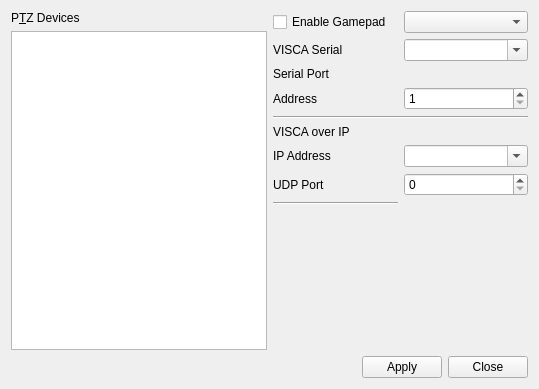
<?xml version="1.0" encoding="UTF-8"?>
<ui version="4.0">
 <class>PTZSettings</class>
 <widget class="QWidget" name="PTZSettings">
  <property name="geometry">
   <rect>
    <x>0</x>
    <y>0</y>
    <width>539</width>
    <height>389</height>
   </rect>
  </property>
  <property name="windowTitle">
   <string>PTZ Device Settings</string>
  </property>
  <layout class="QVBoxLayout" name="verticalLayout">
   <item>
    <layout class="QHBoxLayout" name="horizontalLayout_5">
     <item>
      <layout class="QVBoxLayout" name="verticalLayout_3">
       <item>
        <widget class="QLabel" name="label_2">
         <property name="text">
          <string>P&amp;TZ Devices</string>
         </property>
         <property name="buddy">
          <cstring>deviceList</cstring>
         </property>
        </widget>
       </item>
       <item>
        <widget class="QListView" name="deviceList">
         <property name="contextMenuPolicy">
          <enum>Qt::CustomContextMenu</enum>
         </property>
        </widget>
       </item>
       <item>
        <layout class="QHBoxLayout" name="horizontalLayout_2">
         <item>
          <widget class="QPushButton" name="addPTZ">
           <property name="maximumSize">
            <size>
             <width>22</width>
             <height>22</height>
            </size>
           </property>
           <property name="toolTip">
            <string>Add PTZ Device</string>
           </property>
           <property name="accessibleName">
            <string>Add PTZ Device</string>
           </property>
           <property name="text">
            <string notr="true"/>
           </property>
           <property name="flat">
            <bool>true</bool>
           </property>
           <property name="themeID" stdset="0">
            <string notr="true">addIconSmall</string>
           </property>
          </widget>
         </item>
         <item>
          <widget class="QPushButton" name="removePTZ">
           <property name="maximumSize">
            <size>
             <width>22</width>
             <height>22</height>
            </size>
           </property>
           <property name="toolTip">
            <string>RemoveScripts</string>
           </property>
           <property name="accessibleName">
            <string>RemoveScripts</string>
           </property>
           <property name="text">
            <string notr="true"/>
           </property>
           <property name="flat">
            <bool>true</bool>
           </property>
           <property name="themeID" stdset="0">
            <string notr="true">removeIconSmall</string>
           </property>
          </widget>
         </item>
         <item>
          <spacer name="horizontalSpacer_2">
           <property name="orientation">
            <enum>Qt::Horizontal</enum>
           </property>
           <property name="sizeHint" stdset="0">
            <size>
             <width>40</width>
             <height>20</height>
            </size>
           </property>
          </spacer>
         </item>
        </layout>
       </item>
      </layout>
     </item>
     <item>
      <layout class="QVBoxLayout" name="propertiesLayout" stretch="0,1,0,0">
       <property name="sizeConstraint">
        <enum>QLayout::SetDefaultConstraint</enum>
       </property>
       <item>
        <layout class="QGridLayout" name="gridLayout">
         <item row="1" column="1">
          <widget class="QComboBox" name="gamepadComboBox"/>
         </item>
         <item row="7" column="0">
          <widget class="QLabel" name="label_5">
           <property name="text">
            <string>VISCA over IP</string>
           </property>
          </widget>
         </item>
         <item row="5" column="1">
          <widget class="QSpinBox" name="viscaIDSpinBox">
           <property name="minimum">
            <number>1</number>
           </property>
           <property name="maximum">
            <number>7</number>
           </property>
          </widget>
         </item>
         <item row="1" column="0">
          <widget class="QCheckBox" name="gamepadCheckBox">
           <property name="text">
            <string>Enable Gamepad</string>
           </property>
          </widget>
         </item>
         <item row="9" column="1">
          <widget class="QSpinBox" name="udpPortSpinBox">
           <property name="maximum">
            <number>65535</number>
           </property>
          </widget>
         </item>
         <item row="9" column="0">
          <widget class="QLabel" name="label_3">
           <property name="text">
            <string>UDP Port</string>
           </property>
          </widget>
         </item>
         <item row="8" column="0">
          <widget class="QLabel" name="label">
           <property name="text">
            <string>IP Address</string>
           </property>
          </widget>
         </item>
         <item row="8" column="1">
          <widget class="QComboBox" name="ipAddressComboBox">
           <property name="editable">
            <bool>true</bool>
           </property>
          </widget>
         </item>
         <item row="3" column="1">
          <widget class="QComboBox" name="viscaPortComboBox">
           <property name="editable">
            <bool>true</bool>
           </property>
          </widget>
         </item>
         <item row="6" column="0" colspan="2">
          <widget class="Line" name="line_2">
           <property name="orientation">
            <enum>Qt::Horizontal</enum>
           </property>
          </widget>
         </item>
         <item row="5" column="0">
          <widget class="QLabel" name="label_4">
           <property name="text">
            <string>Address</string>
           </property>
          </widget>
         </item>
         <item row="3" column="0">
          <widget class="QLabel" name="serialLabel">
           <property name="text">
            <string>VISCA Serial</string>
           </property>
          </widget>
         </item>
         <item row="4" column="0">
          <widget class="QLabel" name="visca_port_label">
           <property name="text">
            <string>Serial Port</string>
           </property>
          </widget>
         </item>
         <item row="10" column="0">
          <widget class="Line" name="line_3">
           <property name="orientation">
            <enum>Qt::Horizontal</enum>
           </property>
          </widget>
         </item>
        </layout>
       </item>
       <item>
        <spacer name="verticalSpacer">
         <property name="orientation">
          <enum>Qt::Vertical</enum>
         </property>
         <property name="sizeHint" stdset="0">
          <size>
           <width>20</width>
           <height>1500</height>
          </size>
         </property>
        </spacer>
       </item>
       <item>
        <widget class="QLabel" name="versionLabel">
         <property name="sizePolicy">
          <sizepolicy hsizetype="Preferred" vsizetype="Minimum">
           <horstretch>0</horstretch>
           <verstretch>0</verstretch>
          </sizepolicy>
         </property>
        </widget>
       </item>
       <item>
        <layout class="QHBoxLayout" name="horizontalLayout">
         <item>
          <spacer name="horizontalSpacer">
           <property name="orientation">
            <enum>Qt::Horizontal</enum>
           </property>
           <property name="sizeHint" stdset="0">
            <size>
             <width>40</width>
             <height>20</height>
            </size>
           </property>
          </spacer>
         </item>
         <item>
          <widget class="QPushButton" name="applyButton">
           <property name="text">
            <string>Apply</string>
           </property>
          </widget>
         </item>
         <item>
          <widget class="QPushButton" name="close">
           <property name="text">
            <string>Close</string>
           </property>
          </widget>
         </item>
        </layout>
       </item>
      </layout>
     </item>
    </layout>
   </item>
  </layout>
 </widget>
 <tabstops>
  <tabstop>close</tabstop>
 </tabstops>
 <resources/>
 <connections/>
</ui>
